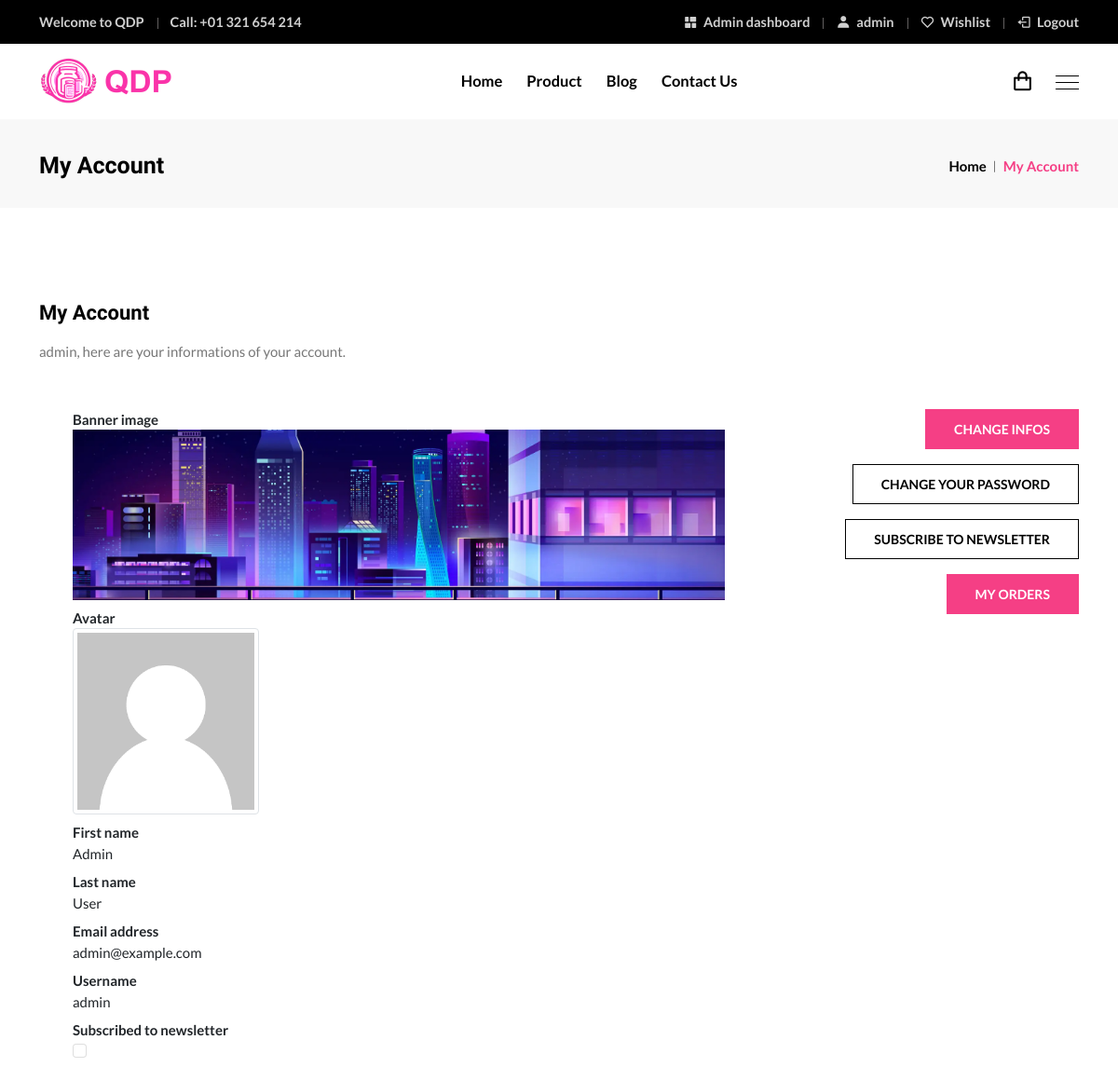
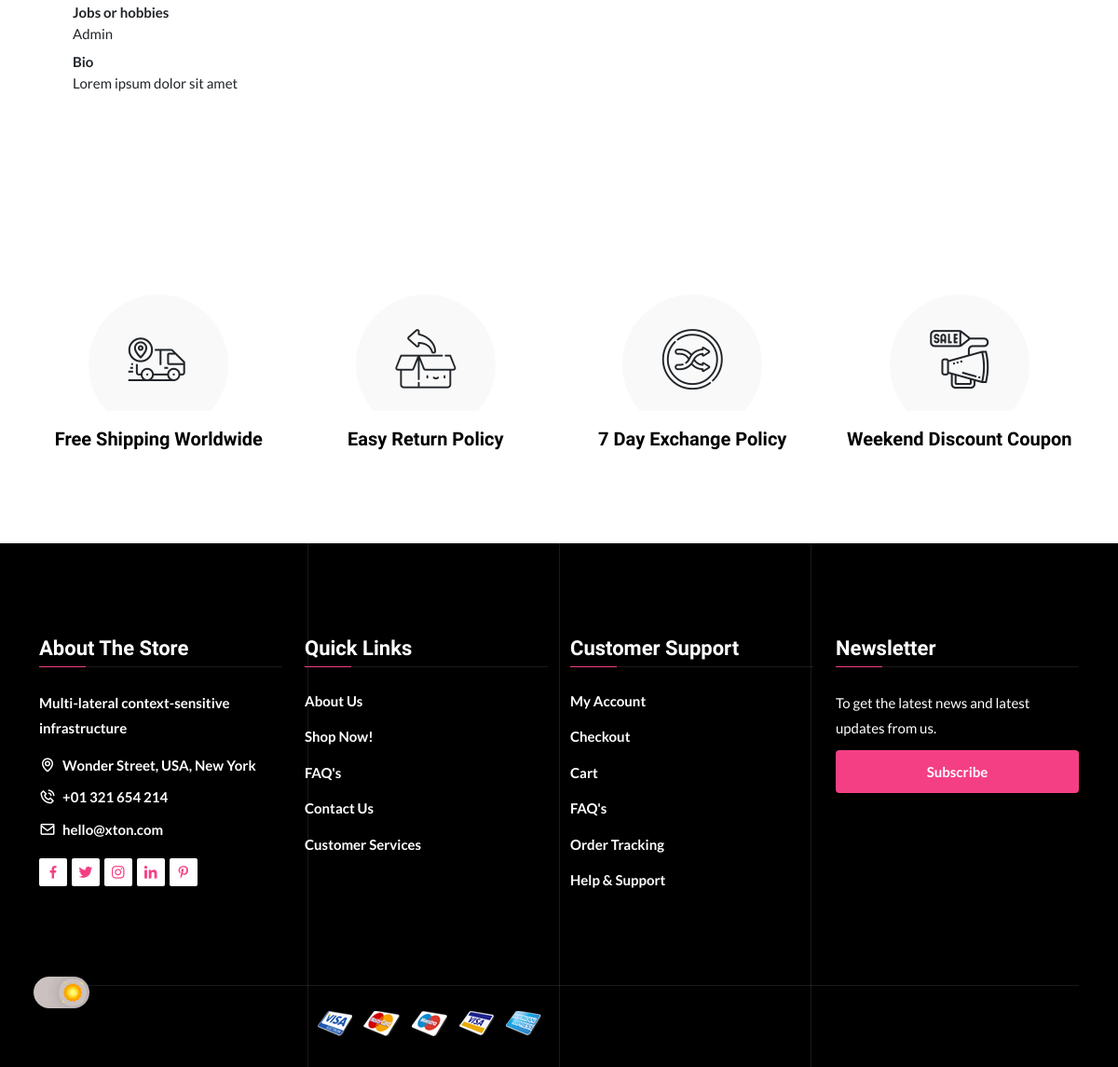
The page /my-account/ (signed in) on the database its author committed (2 pictures, top to bottom).
### shop/models.py (models this page shows, shortened)
class User(AbstractUser):
    username = models.CharField(max_length=255, unique=True)
    first_name = models.CharField(max_length=30)
    last_name = models.CharField(max_length=150)
    email = models.EmailField(unique=True)
    role = models.ForeignKey(Roles, on_delete=models.SET_NULL, null=True, blank=True, default=2)
    avatar = models.ImageField(upload_to='avatars/', blank=True, default="avatars/default-avatar.png")
    metiers_hobbies = models.CharField(max_length=255, null=True, blank=True)
    bio = models.TextField(null=True, blank=True)
    image_banniere_profil = models.ImageField(upload_to='bannieres/', blank=True, default="bannieres/default-banner.webp")
    produits_wishlist = models.ManyToManyField('Produits', related_name='wishlists', blank=True)
    commandes_passees = models.ManyToManyField('Commandes',related_name='commandes', blank=True)
    abonne_newsletter = models.BooleanField(default=False)
    promo_code_used = models.BooleanField(default=False)

class InfosQDP(models.Model):
    adresse = models.CharField(max_length=255)
    email = models.EmailField()
    telephone = models.CharField(max_length=20)
    fax = models.CharField(max_length=20)
    slogan_site = models.CharField(max_length=255)

### shop/views.py (the view)
# urls.py: path('my-account/', views.account, name='account'),
@login_required(login_url = 'login')
def account(request):
    return render(request, 'shop/my_account.html')

### shop/templates/shop/my_account.html (shortened to what this page needs)
{% extends "base.html" %}
{% load static %}
{% block head %}
    <link rel="stylesheet" href="{% static 'shop/assets/css/bootstrap.min.css' %}">
    <link rel="stylesheet" href="{% static 'shop/assets/css/animate.min.css' %}">
    <link rel="stylesheet" href="{% static 'shop/assets/css/boxicons.min.css' %}">
    <link rel="stylesheet" href="{% static 'shop/assets/css/flaticon.css' %}">
    <link rel="stylesheet" href="{% static 'shop/assets/css/magnific-popup.min.css' %}">
    <link rel="stylesheet" href="{% static 'shop/assets/css/nice-select.min.css' %}">
    <link rel="stylesheet" href="{% static 'shop/assets/css/slick.min.css' %}">
    <link rel="stylesheet" href="{% static 'shop/assets/css/owl.carousel.min.css' %}">
    <link rel="stylesheet" href="{% static 'shop/assets/css/meanmenu.min.css' %}">
    <link rel="stylesheet" href="{% static 'shop/assets/css/rangeSlider.min.css' %}">
    <link rel="stylesheet" href="{% static 'shop/assets/css/style.css' %}">
    <link rel="stylesheet" href="{% static 'shop/assets/css/dark.css' %}">
    <link rel="stylesheet" href="{% static 'shop/assets/css/responsive.css' %}">
    {% load bootstrap5 %}
{% endblock head %}
    {% block content %}
        <div class="page-title-area">
            <div class="container">
                <div class="page-title-content">
                    <h2>My Account</h2>
                    <ul>
                        <li><a href="{% url 'home' %}">Home</a></li>
                        <li>My Account</li>
                    </ul>
                </div>
            </div>
        </div>
        <section class="contact-area ptb-100">
            <div class="container">
                <div class="row">
                        <div class="contact-info">
                            <h3>My Account</h3>
                            <p>{{ user.username }}, here are your informations of your account.</p>
                            <div class="row mt-5">
                                <div class="col-8 ps-5">
                                    <dl>
                                        <div>
                                            <dt>Banner image</dt>
                                            <dd><img src="{% if user.image_banniere_profil %}{{ user.image_banniere_profil.url }}{% endif %}" alt="" style="max-height: 200px"></dd>
                                        </div>
                                        <div>
                                            <dt>Avatar</dt>
                                            <dd><img src="{% if user.avatar %}{{ user.avatar.url }} {% endif %}" alt="" class="img-thumbnail" style="max-height: 200px"></dd>
                                        </div>
                                        <div>
                                            <dt>First name</dt>
                                            <dd>{{ user.first_name }}</dd>
                                        </div>
                                        <div>
                                            <dt>Last name</dt>
                                            <dd>{{ user.last_name }}</dd>
                                        </div>
                                        <div>
                                            <dt>Email address</dt>
                                            <dd>{{ user.email }}</dd>
                                        </div>
                                        <div>
                                            <dt>Username</dt>
                                            <dd>{{ user.username }}</dd>
                                        </div>
                                        <div>
                                            <dt>Subscribed to newsletter</dt>
                                            <dd>{% if user.abonne_newsletter %}<input type="checkbox" class="form-check-input" checked disabled>{% else %}<input type="checkbox" class="form-check-input" disabled>{% endif %}</dd>
                                        </div>
                                        <div>
                                            <dt>Jobs or hobbies</dt>
                                            <dd>{{ user.metiers_hobbies }} </dd>
                                        </div>
                                        <div>
                                            <dt>Bio</dt>
                                            <dd>{{ user.bio }} </dd>
                                        </div>
                                    </dl>
                                </div>
                                <div class="col-4 d-flex flex-column align-items-end gap-3">
                                        <a class="default-btn" href="{% url 'edit_account' %}">Change infos</a>
                                        <a href="{% url 'change_password' %}" class="optional-btn">Change your password</a>
                                        {% if not user.abonne_newsletter %}<a href="{% url 'direct_newsletter_subscription' %}" class="optional-btn">Subscribe to newsletter</a>{% endif %}
                                        <a class="default-btn" href="">My orders</a>
                                </div>
                            </div>
                        </div>
                    </div>
                </div>
            </section>
        <section class="facility-area pt-100 pb-70">
            <div class="container">
                <div class="facility-slides owl-carousel owl-theme">
                    <div class="single-facility-box">
                        <div class="icon">
                            <i class='flaticon-tracking'></i>
                        </div>
                        <h3>Free Shipping Worldwide</h3>
                    </div>
                    <div class="single-facility-box">
                        <div class="icon">
                            <i class='flaticon-return'></i>
                        </div>
                        <h3>Easy Return Policy</h3>
                    </div>
                    <div class="single-facility-box">
                        <div class="icon">
                            <i class='flaticon-shuffle'></i>
                        </div>
                        <h3>7 Day Exchange Policy</h3>
                    </div>
                    <div class="single-facility-box">
                        <div class="icon">
                            <i class='flaticon-sale'></i>
                        </div>
                        <h3>Weekend Discount Coupon</h3>
                    </div>
                </div>
            </div>
        </section>
{% endblock content %}

### shop/templates/shop/components/header.html
<div class="top-header">
    <div class="container">
        <div class="row align-items-center">
            <div class="col-lg-6 col-md-12">
                <ul class="header-contact-info">
                    <li>Welcome to QDP</li>
                    <li>
                        Call: <a href="tel:+01321654214">+01 321 654 214</a>
                    </li>
                </ul>
            </div>
            <div class="col-lg-6 col-md-12">
                <ul class="header-top-menu">
                    {% if user.is_authenticated and not is_membre %}
                        <li>
                            <a href="{% url 'admin_home' %}"><i class='bx bxs-dashboard bx-rotate-90'></i> Admin dashboard</a>
                        </li>
                    {% endif %}
                    {% if not user.is_authenticated %}
                        <li>
                            <a href="{% url 'login' %}"><i class='bx bxs-user'></i> My Account</a>
                        </li>
                    {% else %}
                        <li>
                            <a href="{% url 'account' %}"><i class='bx bxs-user'></i> {{ user.username }}</a>
                        </li>
                    {% endif %}
                    {% if user.is_authenticated %}
                    <li>
                        <a href="#"
                        data-bs-toggle="modal"
                        data-bs-target="#shoppingWishlistModal"><i class='bx bx-heart'></i> Wishlist</a>
                    </li>
                    {% endif %}
                    {% if not user.is_authenticated %}
                        <li>
                            <a href="{% url 'login' %}"><i class='bx bx-log-in'></i> Login</a>
                        </li>
                    {% else %}
                        <li>
                            <a href="{% url 'logout' %}"><i class='bx bx-log-out'></i> Logout</a>
                        </li>
                    {% endif %}
                </ul>
            </div>
        </div>
    </div>
</div>

### shop/templates/shop/components/footer.html (shortened to what this page needs)
{% load static %}
<footer class="footer-area">
    <div class="container">
        <div class="row">
            <div class="col-lg-3 col-md-6 col-sm-6">
                <div class="single-footer-widget">
                    <h3>About The Store</h3>
                    <div class="about-the-store">
                        <p>{{ infos.slogan_site }}</p>
                        <ul class="footer-contact-info">
                            <li><i class='bx bx-map'></i> <a href="#" target="_blank">{{ infos.adresse }}</a></li>
                            <li><i class='bx bx-phone-call'></i> <a href="tel:{{ infos.telephone }}">{{ infos.telephone }}</a></li>
                            <li><i class='bx bx-envelope'></i> <a href="mailto:{{ infos.email }}">{{ infos.email }}</a></li>
                        </ul>
                    </div>
                    <ul class="social-link">
                        <li><a href="#" class="d-block" target="_blank"><i class='bx bxl-facebook'></i></a></li>
                        <li><a href="#" class="d-block" target="_blank"><i class='bx bxl-twitter'></i></a></li>
                        <li><a href="#" class="d-block" target="_blank"><i class='bx bxl-instagram'></i></a></li>
                        <li><a href="#" class="d-block" target="_blank"><i class='bx bxl-linkedin'></i></a></li>
                        <li><a href="#" class="d-block" target="_blank"><i class='bx bxl-pinterest-alt'></i></a></li>
                    </ul>
                </div>
            </div>
            <div class="col-lg-3 col-md-6 col-sm-6">
                <div class="single-footer-widget pl-4">
                    <h3>Quick Links</h3>
                    <ul class="quick-links">
                        <li><a href="#">About Us</a></li>
                        <li><a href="{% url 'all_products' %}">Shop Now!</a></li>
                        <li><a href="#">FAQ's</a></li>
                        <li><a href="{% url 'contact' %}">Contact Us</a></li>
                        <li><a href="{% url 'contact' %}">Customer Services</a></li>
                    </ul>
                </div>
            </div>
            <div class="col-lg-3 col-md-6 col-sm-6">
                <div class="single-footer-widget">
                    <h3>Customer Support</h3>
                    <ul class="customer-support">
                        <li><a href="{% url 'home' %}">My Account</a></li>
                        <li><a href="{% url 'checkout' %}">Checkout</a></li>
                        <li><a href="{% url 'cart' %}">Cart</a></li>
                        <li><a href="#">FAQ's</a></li>
                        <li><a href="#">Order Tracking</a></li>
                        <li><a href="{% url 'contact' %}">Help & Support</a></li>
                    </ul>
                </div>
            </div>
            <div class="col-lg-3 col-md-6 col-sm-6">
                <div class="single-footer-widget">
                    <h3>Newsletter</h3>
                    <div class="footer-newsletter-box">
                        <p>To get the latest news and latest updates from us.</p>
                        <form class="newsletter-form" data-bs-toggle="validator" method="post">
                            {% if not user.abonne_newsletter %}<button type="submit">Subscribe</button>{% else %}<button type="submit" disabled>Subscribe</button>{% endif %}
                        </form>
                    </div>
                </div>
            </div>
        </div>
        <div class="footer-bottom-area">
            <div class="row align-items-center">
                <div class="col-lg-6 col-md-6">
                    <ul class="payment-types">
                        <li><a href="#" target="_blank"><img src="{% static 'shop/assets/img/payment/visa.png' %}" alt="image"></a></li>
                        <li><a href="#" target="_blank"><img src="{% static 'shop/assets/img/payment/mastercard.png' %}" alt="image"></a></li>
                        <li><a href="#" target="_blank"><img src="{% static 'shop/assets/img/payment/mastercard2.png' %}" alt="image"></a></li>
                        <li><a href="#" target="_blank"><img src="{% static 'shop/assets/img/payment/visa2.png' %}" alt="image"></a></li>
                        <li><a href="#" target="_blank"><img src="{% static 'shop/assets/img/payment/expresscard.png' %}" alt="image"></a></li>
                    </ul>
                </div>
            </div>
        </div>
    </div>
    <div class="lines">
    </div>
</footer>

### rows shown on the page
User: username "admin", image_banniere_profil (placeholder picture), avatar (placeholder picture), first_name "Admin", last_name "User", email "admin@example.com", metiers_hobbies "Admin", bio "Lorem ipsum dolor sit amet"
InfosQDP: slogan_site "Multi-lateral context-sensitive infrastructure", adresse "Wonder Street, USA, New York", telephone "+01 321 654 214", email "hello@xton.com"
